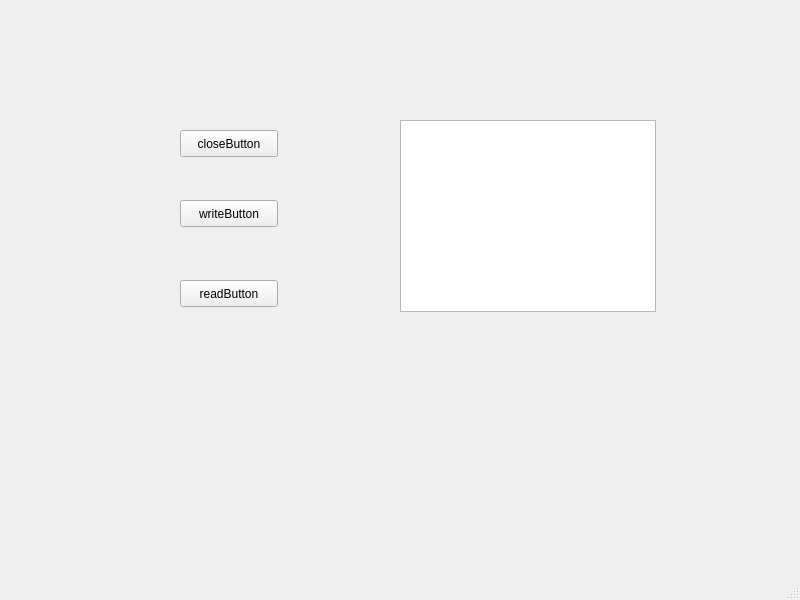
<?xml version="1.0" encoding="UTF-8"?>
                             <ui version="4.0">
                                     <class>MainWindow</class>
                                             <widget class="QMainWindow" name="MainWindow">
                                                         <property name="geometry">
                                                                 <rect>
                                                                 <x>0</x>
                                                                 <y>0</y>
                                                                 <width>800</width>
                                                                 <height>600</height>
                                                                 </rect>
                                                                 </property>
                                                                 <property name="windowTitle">
                                                                         <string>MainWindow</string>
                                                                         </property>
                                                                         <widget class="QWidget" name="centralwidget">
                                                                                     <widget class="QPushButton" name="closeButton">
                                                                                                 <property name="geometry">
                                                                                                         <rect>
                                                                                                         <x>180</x>
                                                                                                         <y>130</y>
                                                                                                         <width>98</width>
                                                                                                         <height>27</height>
                                                                                                         </rect>
                                                                                                         </property>
                                                                                                         <property name="text">
                                                                                                                 <string>closeButton</string>
                                                                                                                 </property>
                                                                                                                 </widget>
                                                                                                                 <widget class="QPushButton" name="writeButton">
                                                                                                                             <property name="geometry">
                                                                                                                                     <rect>
                                                                                                                                     <x>180</x>
                                                                                                                                     <y>200</y>
                                                                                                                                     <width>98</width>
                                                                                                                                     <height>27</height>
                                                                                                                                     </rect>
                                                                                                                                     </property>
                                                                                                                                     <property name="text">
                                                                                                                                             <string>writeButton</string>
                                                                                                                                             </property>
                                                                                                                                             </widget>
                                                                                                                                             <widget class="QPushButton" name="readButton">
                                                                                                                                                         <property name="geometry">
                                                                                                                                                                 <rect>
                                                                                                                                                                 <x>180</x>
                                                                                                                                                                 <y>280</y>
                                                                                                                                                                 <width>98</width>
                                                                                                                                                                 <height>27</height>
                                                                                                                                                                 </rect>
                                                                                                                                                                 </property>
                                                                                                                                                                 <property name="text">
                                                                                                                                                                         <string>readButton</string>
                                                                                                                                                                         </property>
                                                                                                                                                                         </widget>
                                                                                                                                                                         <widget class="QTextBrowser" name="textBrowser">
                                                                                                                                                                                     <property name="geometry">
                                                                                                                                                                                             <rect>
                                                                                                                                                                                             <x>400</x>
                                                                                                                                                                                             <y>120</y>
                                                                                                                                                                                             <width>256</width>
                                                                                                                                                                                             <height>192</height>
                                                                                                                                                                                             </rect>
                                                                                                                                                                                             </property>
                                                                                                                                                                                             </widget>
                                                                                                                                                                                             </widget>
                                                                                                                                                                                             <widget class="QMenuBar" name="menubar">
                                                                                                                                                                                                         <property name="geometry">
                                                                                                                                                                                                                 <rect>
                                                                                                                                                                                                                 <x>0</x>
                                                                                                                                                                                                                 <y>0</y>
                                                                                                                                                                                                                 <width>800</width>
                                                                                                                                                                                                                 <height>28</height>
                                                                                                                                                                                                                 </rect>
                                                                                                                                                                                                                 </property>
                                                                                                                                                                                                                 </widget>
                                                                                                                                                                                                                 <widget class="QStatusBar" name="statusbar"/>
                                                                                                                                                                                                                             </widget>
                                                                                                                                                                                                                             <resources/>
                                                                                                                                                                                                                             <connections/>
                                                                                                                                                                                                                             </ui>
